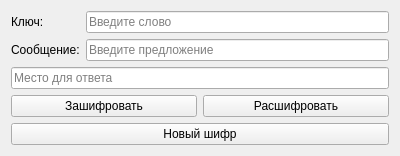
<?xml version="1.0" encoding="UTF-8"?>
<ui version="4.0">
 <class>Form</class>
 <widget class="QWidget" name="Form">
  <property name="geometry">
   <rect>
    <x>0</x>
    <y>0</y>
    <width>400</width>
    <height>155</height>
   </rect>
  </property>
  <property name="cursor">
   <cursorShape>ArrowCursor</cursorShape>
  </property>
  <property name="windowTitle">
   <string>Гаммирование по модулю N</string>
  </property>
  <layout class="QVBoxLayout" name="verticalLayout">
   <property name="sizeConstraint">
    <enum>QLayout::SetDefaultConstraint</enum>
   </property>
   <item>
    <layout class="QGridLayout" name="gridLayout">
     <item row="0" column="0">
      <widget class="QLabel" name="labelKey">
       <property name="text">
        <string>Ключ:</string>
       </property>
      </widget>
     </item>
     <item row="0" column="1">
      <widget class="QLineEdit" name="lineEditKey">
       <property name="toolTip">
        <string>Введите ключ. Это должно быть одно слово,
состоящее из букв русского алфавита без Ё.</string>
       </property>
       <property name="maxLength">
        <number>35</number>
       </property>
       <property name="placeholderText">
        <string>Введите слово</string>
       </property>
      </widget>
     </item>
     <item row="1" column="0">
      <widget class="QLabel" name="labelMess">
       <property name="text">
        <string>Сообщение:</string>
       </property>
      </widget>
     </item>
     <item row="1" column="1">
      <widget class="QLineEdit" name="lineEditMess">
       <property name="toolTip">
        <string>Введите несколько русских слов без буквы Ё.
В качестве разделителя допустимы только пробелы.</string>
       </property>
       <property name="maxLength">
        <number>99</number>
       </property>
       <property name="placeholderText">
        <string>Введите предложение</string>
       </property>
      </widget>
     </item>
    </layout>
   </item>
   <item>
    <widget class="QLineEdit" name="lineAnswer">
     <property name="toolTip">
      <string>Поле итогового сообщения</string>
     </property>
     <property name="readOnly">
      <bool>true</bool>
     </property>
     <property name="placeholderText">
      <string>Место для ответа</string>
     </property>
    </widget>
   </item>
   <item>
    <layout class="QHBoxLayout" name="horizontalLayout">
     <item>
      <widget class="QPushButton" name="btnCrypt">
       <property name="text">
        <string>Зашифровать</string>
       </property>
      </widget>
     </item>
     <item>
      <widget class="QPushButton" name="btnDecrypt">
       <property name="text">
        <string>Расшифровать</string>
       </property>
      </widget>
     </item>
    </layout>
   </item>
   <item>
    <widget class="QPushButton" name="btnNewCrypt">
     <property name="text">
      <string>Новый шифр</string>
     </property>
    </widget>
   </item>
  </layout>
 </widget>
 <resources/>
 <connections/>
</ui>
